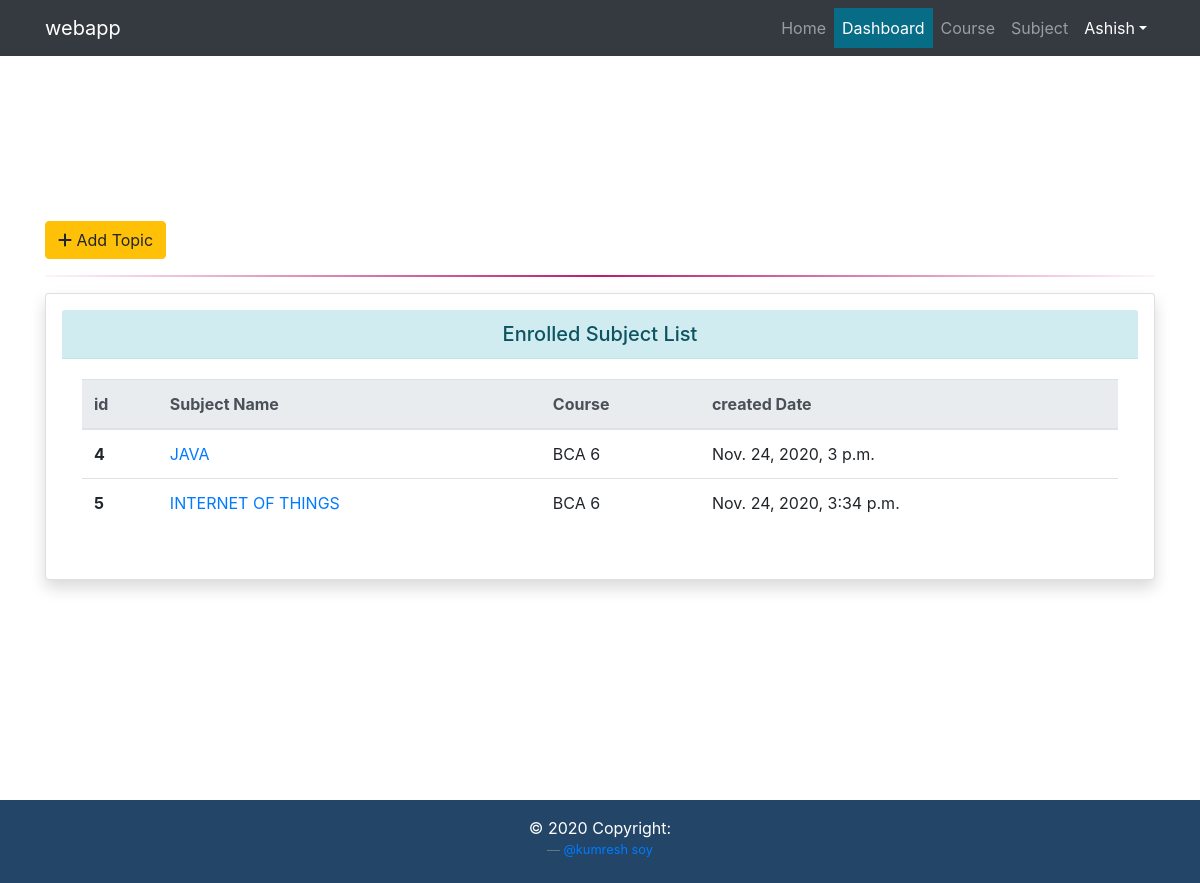
The app's page /teacher/dashboard/ (signed in) with its own data.
### registration/models.py (models this page shows, shortened)
class Subject(models.Model):
    id =models.AutoField(primary_key=True)
    subject_name = models.CharField(max_length=50,unique=True)
    course_id = models.ForeignKey(Course, on_delete=models.CASCADE,default=1)
    slug = models.SlugField(max_length=200)
    created_date = models.DateTimeField(auto_now_add=True)
    teacher_id = models.ForeignKey(Teacher,on_delete=models.CASCADE)

class Course(models.Model):
    id =models.AutoField(primary_key=True)
    teacher_id = models.ForeignKey(Teacher,on_delete=models.CASCADE)
    course_name = models.CharField(choices=COURSE_CHOICE, max_length=50)
    semester = models.IntegerField(choices=CHOICE)
    created = models.DateTimeField(auto_now_add=True)
    def __str__(self):
        return self.course_name +" "+ str(self.semester)

### dashboard/views.py (the view, shortened to what this page needs)
# urls.py: path('teacher/dashboard/',TeacherDashboard.as_view(),name='dashboard'),
@method_decorator(staff_member_required,name='dispatch')
class TeacherDashboard(TemplateView):
    template_name = 'teacher/dashboard.html'
    dashboard = "active"
    def get_context_data(self, **kwargs):
        context = super(TeacherDashboard, self).get_context_data(**kwargs)
        context.update({'dashboard': self.dashboard})
        context['subjects'] = Subject.objects.filter(teacher_id=self.request.user.id)
        return context

### dashboard/templates/teacher/dashboard.html (shortened to what this page needs)
{% extends "base.html" %}
{% block content %}
<div class="container">
<a class="btn btn-warning" href="{% url 'addtopic' %}" target="_blank" rel="noopener noreferrer">
      <i class="fa fa-plus" aria-hidden="true">
      </i> Add Topic</a>
<hr>
<div class="card shadow p-3 mb-5 bg-white rounded">
  <h5 class="card-header text-center alert-info">Enrolled Subject List</h5>
  <div class="card-body">
  {% if subjects %}
<table class="table">
  <thead class="thead-light">
    <tr>
      <th scope="col">id</th>
      <th scope="col">Subject Name</th>
      <th scope="col">Course</th>
      <th scope="col">created Date</th>
    </tr>
  </thead>
  <tbody>
  {% for sub in subjects %}
    <tr>
      <th scope="row">{{sub.id}}</th>
      <td><a href="{% url 'topic' sub.id %}" >{{sub.subject_name|upper}}</a></td>
      <td>{{sub.course_id}}</td>
      <td>{{sub.created_date}}</td>
    </tr>
{% endfor %}
  </tbody>
</table>
{% else %}
   <div class="alert alert-primary text-center" role="alert">
  <p>No Record found in the database</p>
</div>
{% endif %}
  </div>
</div>
</div>
{% endblock content %}

### templates/base.html (shortened to what this page needs)
{% load static %}
<!DOCTYPE html>
<html lang="en">
<head>
  <link href="{% static 'css/bootstrap.min.css' %}" rel="stylesheet">
  <link href="{% static 'css/all.min.css' %}" rel="stylesheet">
  <link href="{% static 'css/style.css' %}" rel="stylesheet">
</head>
<body>
<div class="container-fluid">
  {% include "navbar.html" %}
</div>
  <div class="wrapper">
  <div class="container">
      <div class="row">
        {% block content %}
        {% endblock content %}
      </div>
 </div>
</div>
<div class="container-fluid text-white" style="background:#234567">
{% include "footer.html" %}
</div>
</body>
</html>

### templates/navbar.html (shortened to what this page needs)
<nav class="navbar navbar-expand-md fixed-top navbar-dark bg-dark" >
<div class="container">
  <a class="navbar-brand" href="#">webapp</a>
  <div class="collapse navbar-collapse " id="navbarNav">
    <ul class="navbar-nav ml-auto">
      <li class="nav-item">
        <a class="nav-link {{home}}" href="{% url 'home' %}">Home <span</span></a>
      </li>
       {% if request.user.is_staff %}
      <li class="nav-item">
         <a class="nav-link {{dashboard}}" href="{% url 'dashboard' %}">Dashboard</a>
      </li>
       <li class="nav-item">
         <a class="nav-link {{addcourse}}" href="{% url 'addcourse' %}">Course</a>
      </li>
       <li class="nav-item">
         <a class="nav-link {{addsubject}}" href="{% url 'addsubject' %}">Subject</a>
      </li>
       <li class="nav-item dropdown">
        <a class="nav-link  dropdown-toggle text-white" href="#" id="navbarDropdown" role="button" data-toggle="dropdown" aria-haspopup="true" aria-expanded="false">{{request.user.first_name|capfirst}}</a>
  </li>
      {% endif %}
    </ul>
  </div>
  </div>
</nav>

### templates/footer.html
<footer class="page-footer font-small cyan darken-3">
  <div class="footer-copyright text-center py-3">© 2020 Copyright:
    <footer class="blockquote-footer mb-2"><a target="_blank" href="https://github.com/kumresh/">@kumresh soy</a></footer>
  </div>
</footer>

### static/css/style.css (style rules this page uses)
html, button, input, select, textarea { color: #222; }
body { background-color: rgb(255, 255, 255); }
.navbar-nav > li > a.active { background-color:rgb(7, 108, 133); color: rgb(207, 207, 207); }

### records on screen
Subject: id "4", subject_name "JAVA", course_id "BCA 6", created_date "Nov. 24, 2020, 3 p.m."
Subject: id "5", subject_name "INTERNET OF THINGS", course_id "BCA 6", created_date "Nov. 24, 2020, 3:34 p.m."

### other values on screen
{{ request.user.first_name|capfirst }} "Ashish"
